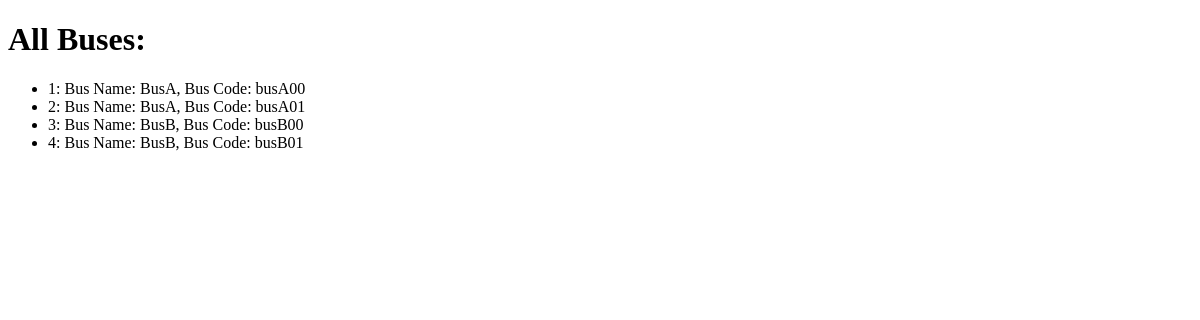
Before: /tickets/buses/ with the older database file.
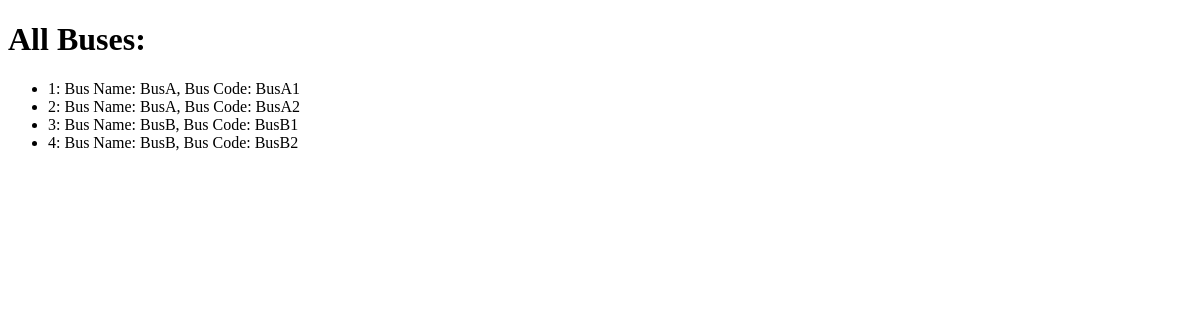
After: the same page with the newer database file.
### tickets/models.py (models this page shows)
class Bus(models.Model):
    bus_name = models.CharField(max_length=60)
    bus_code = models.CharField(max_length=10)
    def __str__(self):
        return f"Bus Name: {self.bus_name}, Bus Code: {self.bus_code}"

### tickets/views.py (the view)
# urls.py: path("buses/", views.bus_index, name="bus_index"),
def bus_index(request):
    return render(request, 'tickets/bus_index.html', {
       'buses': Bus.objects.all()
    })

### tickets/templates/tickets/bus_index.html
{% extends "tickets/layout.html" %}
{% block body %}
    <h1>All Buses:</h1>
    <ul>
    {% for bus in buses %}
        <li>{{bus.id}}: {{bus}}</li>
    {% endfor %}
    </ul>
{% endblock %}

### tickets/templates/tickets/layout.html (shortened to what this page needs)
<!DOCTYPE html>
<html lang="en">
<head>
</head>
<body>
    {% block body %}
    {% endblock %}
</body>
</html>

Changed rows visible on the page:
changed Bus id 1: bus_name+bus_code "Bus Name: BusA, Bus Code: busA00" → "Bus Name: BusA, Bus Code: BusA1"
changed Bus id 2: bus_name+bus_code "Bus Name: BusA, Bus Code: busA01" → "Bus Name: BusA, Bus Code: BusA2"
changed Bus id 3: bus_name+bus_code "Bus Name: BusB, Bus Code: busB00" → "Bus Name: BusB, Bus Code: BusB1"
changed Bus id 4: bus_name+bus_code "Bus Name: BusB, Bus Code: busB01" → "Bus Name: BusB, Bus Code: BusB2"
